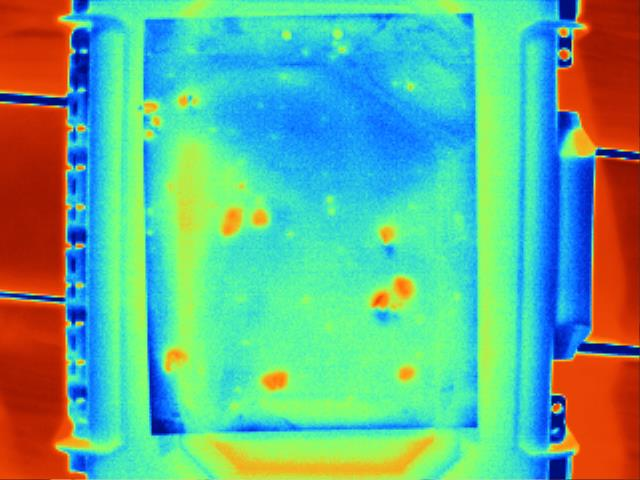
//> input picture MothCount/moth/ThermalSrc/IR_01922.jpg, 640 x 480 px, given in place of IR_01922.jpg.jpg, which was not available
$ ./main   (built with g++ and OpenCV 4)
//> lines starting //> are read from the running program, lines starting //| are printed output that depends on the picture; pictures that were not available may be replaced by others from this repository, and a replacement may not be noted
### MothCount/MothCount_Thermal/MothCount-Thermal-CutImage/CutPicture_Gray.hpp
#include <opencv2/highgui.hpp>
#include <list> //No matter
#include <cmath> //abs()

// A milestone! No Mount. Bullshxt added!

void testImage(const std::string WindowName,\
               cv::Mat TestingImage,\
               bool DestroyOrNot = true)
{
    //Show an image on window "winname", then destroy the window when pressing a key.
    cv::namedWindow(WindowName); //Create an window
    cv::imshow(WindowName, TestingImage); //Show the image on the window
    cv::waitKey(); //Waiting for pressing a key

    if (DestroyOrNot)
        cv::destroyWindow(WindowName); //Destroy the window
}

void SingleCut_col(cv::Mat & ToBeCut,\
            cv::Mat & Destination,\
            int thresholdCol_mono=50)
{
    //testImage("shabby 0", ToBeCut);
    std::list<int>memcol;

    int col=ToBeCut.cols, row=ToBeCut.rows;

    for (int i_cols = 0 ; i_cols < col-5 ; i_cols+=4)
    {
        double avg_b=0, avg_g=0, avg_r=0;
        //double avg_b_next=0, avg_g_next=0, avg_r_next=0;
        for (int i_rows = 0 ; i_rows < row ; i_rows++)
        {
            avg_b += ToBeCut.at<uchar>(i_rows, i_cols);
            avg_b -= ToBeCut.at<uchar>(i_rows, i_cols+4);
        }

        avg_b = std::abs(avg_b / row);

        //std::cerr << avg_b << " " << avg_g << " " << avg_r << std::endl;
        if (avg_b >= thresholdCol_mono)
        {
            memcol.push_back(i_cols);
            //std::cerr << avg_b << "\t" << avg_g << "\t" << avg_r << "\tcolumn:" << i_cols << std::endl;
            //cv::line(ToBeCut, cv::Point(i_cols,0), cv::Point(i_cols,row), cvScalar(255,255,255), 5, cv::LINE_8, 0);
            //i_cols += 4;
        }
        else;
    }

//    testImage("shabby", ToBeCut);

    //See if 0 or "col"/"row" is included
    if (memcol.size()>=2)
    {
        if (memcol.front() == 0)
            memcol.pop_front();
        if (memcol.back() == col)
            memcol.pop_back();
    }

    //See if found two egdes

    cv::Rect m_select = cv::Rect(memcol.front(), 0, memcol.back()-memcol.front(), row);

    //testImage("shabby 0", ToBeCut);

    Destination = ToBeCut(m_select);

//    testImage("shabby", Destination);
//    std::cerr << std::endl;
}

void SingleCut_row(cv::Mat & ToBeCut,\
                   cv::Mat & Destination,\
                   int thresholdRow_mono=50)
{
    std::list<int>memrow;

    int col=ToBeCut.cols, row=ToBeCut.rows;

    for (int i_rows = 0 ; i_rows < row-5 ; i_rows+=4)
    {
        double avg_b=0;
        //double avg_b_next=0, avg_g_next=0, avg_r_next=0;
        for (int i_cols = 0 ; i_cols < col ; i_cols++)
        {
            avg_b += ToBeCut.at<uchar>(i_rows, i_cols);
            avg_b -= ToBeCut.at<uchar>(i_rows, i_cols+4);
        }

        avg_b = std::abs(avg_b / col);

        //std::cerr << avg_b << " " << avg_g << " " << avg_r << std::endl;
        if (avg_b >= thresholdRow_mono)
        {
            memrow.push_back(i_rows);
            //std::cerr << avg_b << "\t" << avg_g << "\t" << avg_r << "\trow:" << i_rows << std::endl;
            //cv::line(ToBeCut, cv::Point(i_rows,0), cv::Point(i_rows,row), cvScalar(255,255,255), 5, cv::LINE_8, 0);
        }
        else;
    }

    if (memrow.size()>=2)
    {
        if (memrow.front() == 0)
            memrow.pop_front();
        if (memrow.back() == row)
            memrow.pop_back();
    }

    if (memrow.empty())
    {
        memrow.push_back(0);
        memrow.push_back(row);
    }
    else if (memrow.size() == 1)
    {
        memrow.pop_back();
        memrow.push_back(0);
        memrow.push_back(row);
    }

    cv::Rect m_select = cv::Rect(0, memrow.front(), col, memrow.back()-memrow.front());
    Destination = ToBeCut(m_select);
}

void CutImage(const cv::Mat & Source,\
              cv::Mat & Destination)
{
    Destination = Source;
    //testImage("Shabby src", Source);
    // Define controlling variables
    bool colContinue = true, rowContinue = true;
    int CutCount_Row=0, CutCount_Col=0;
    // Basic metadata of the image
    int col = Destination.cols, row = Destination.rows;
    // Base Threshold definition
    int monRow=20, monCol=10;
    // Hold the result of last cutting
    // To recover when a ~~failed~~ cut occurs
    cv::Mat Lastime(Destination);
    // Do the cutting job
    // Stop when cut to 3/4 size

    // Cut ROWs
    while ((Destination.rows >= row * 3.0 / 4)\
           &&\
           (rowContinue)\
           &&\
           (CutCount_Row <= 200))
    {
        // Do a single cutting in rows
        // When no cutting is done, reduce the threshold

        SingleCut_row(Destination, Destination, monRow);
        if (Lastime.rows == Destination.rows)
        {
            monRow--;
        }
        else;
        //        testImage("rows", Destination);
        // To detect a bad cut


        if (Destination.rows <= row * 0.83)
        {
            Destination = Lastime;
            rowContinue = false;
            monRow = 255;
        }

        // Update Last time
        Lastime = Destination;
        CutCount_Row++;
    }

    // Column pre-conditioning
    cv::Rect m_select = cv::Rect(Destination.cols*0.20, 0, Destination.cols*0.60, Destination.rows);
    Destination = Destination(m_select);
    Lastime = Destination;
//    testImage("Shabby Middle", Destination);

    while (Destination.cols >= col * 0.5\
           &&\
           colContinue\
           &&\
           (CutCount_Col <= 70))
    {
        // Do a single cutting in rows
        // When no cutting is done, reduce the threshold
        SingleCut_col(Destination, Destination, monCol);
        if (Lastime.cols == Destination.cols)
        {
            monCol++;
        }
        else;

        // To Detect a bad cut
        if (Destination.cols <= col * 0.30)
        {
            Destination = Lastime;
            colContinue = false;
            monCol = 255;
        }

        // Update Last time
        Lastime = Destination;
        CutCount_Col++;
    }


    std::cerr << "CutTimes:" << CutCount_Row << " " << CutCount_Col << " ";
}

### MothCount/MothCount_Thermal/MothCount-Thermal-CutImage/main.cpp
//
//  main.cpp
//  MothCount-Thermal
//
//  Created by william on 2019/7/30.
//  Copyright © 2019 william. All rights reserved.
//

#include <iostream>
#include <opencv2/opencv.hpp>

//#include "CutPicture.hpp"
#include "CutPicture_Gray.hpp"

using namespace std;
using namespace cv;

int main(int argc, const char * argv[]) {
    //Read an image
    //freopen("/Users/william/out.txt", "w", stdout);
    string s = "/Users/william/Documents/20190703-“智慧生态”小课题/software/GitRepo/IntelliEco/MothCount/moth/ThermalSrc/Gray/IR_019";
    string append;

    cin >> append;
//> the answer given: ../../moth/ThermalSrc/IR_01922.jpg
    s+=append;
    append = ".jpg";
    s+=append;

    Mat image = imread(s);
//> image is the input picture: 480 rows x 640 cols, CV_8UC3; mean B, G, R 144.6, 176.3, 100
    //BGR at default...
    if (image.empty()) {
        cerr << "No image input!" << endl;
        return -2;
    }

    testImage("shabby src", image);
    //Portait to horizontal
    if (image.cols < image.rows)
    {
        transpose(image, image);
        flip(image, image, 1);
    }

    //image lossy compression
    while (image.cols >= 2000)
    {
        pyrDown(image, image, Size(image.cols / 2, image.rows / 2));
    }

//    FindBiggest(image, image);

    //line(image, <#Point pt1#>, <#Point pt2#>, <#const Scalar &color#>)
//    Mat line(image);
//
    long beginTime = clock();
    CutImage(image, image);
//> after the loop in CutImage, `while ((Destination.rows >= row * 3.0 / 4)\`:
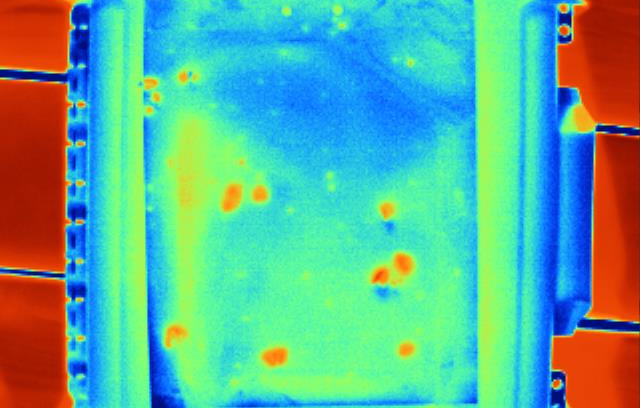
//> Destination: 408 rows x 640 cols, CV_8UC3; mean B, G, R 149.8, 174.9, 94.8
//> after the loop in CutImage, `while ((Destination.rows >= row * 3.0 / 4)\`: monRow = 255; rowContinue = false; CutCount_Row = 27
//> in CutImage, `Destination = Destination(m_select);`:
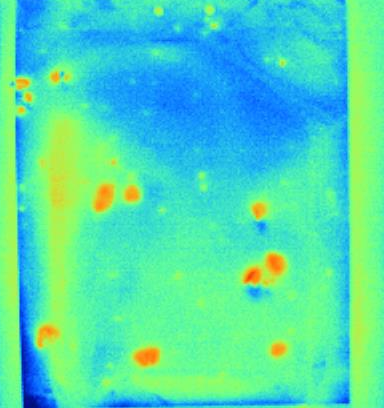
//> Destination: 408 rows x 384 cols, CV_8UC3; mean B, G, R 177.1, 219.3, 79.5
//> the loop in CutImage, `while (Destination.cols >= col * 0.5\ &&\ colContinue\ &&\ (CutCount_C..` made 6 passes
//> pass 1, in SingleCut_col, `Destination = ToBeCut(m_select);`:
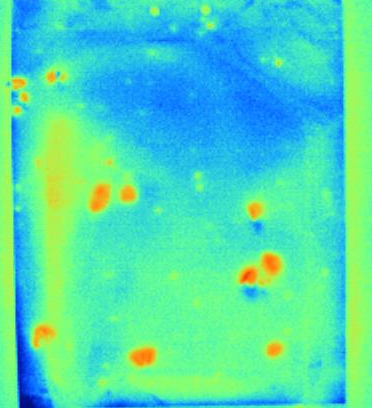
//> Destination: 408 rows x 372 cols, CV_8UC3; mean B, G, R 178, 218.3, 78.9
//> pass 2, in SingleCut_col (call 2), `Destination = ToBeCut(m_select);`:
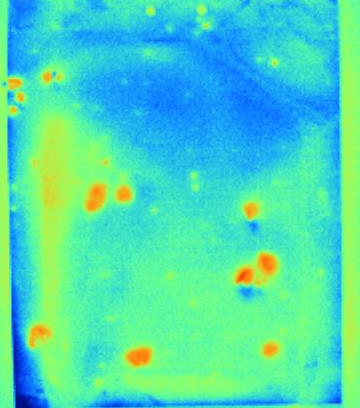
//> Destination: 408 rows x 360 cols, CV_8UC3; mean B, G, R 179.5, 217.1, 77.7
//> pass 3, in SingleCut_col (call 3), `Destination = ToBeCut(m_select);`:
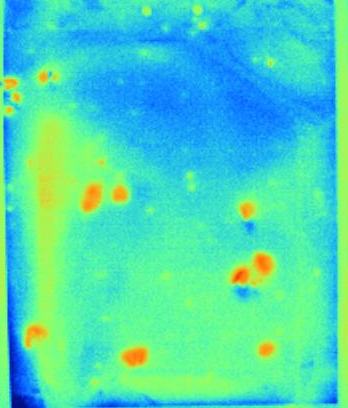
//> Destination: 408 rows x 348 cols, CV_8UC3; mean B, G, R 181.8, 215.9, 75.7
//> after the loop in CutImage, `while (Destination.cols >= col * 0.5\`:
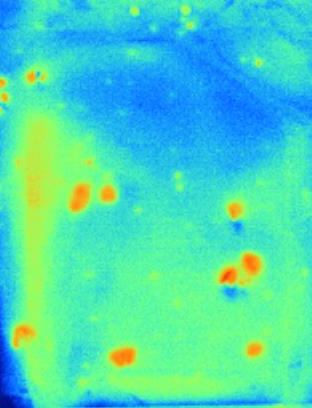
//> Destination: 408 rows x 312 cols, CV_8UC3; mean B, G, R 182.8, 216.3, 74.7
//> after the loop in CutImage, `while (Destination.cols >= col * 0.5\`: monCol = 10; colContinue = true; CutCount_Col = 6
    long endTime = clock();
    cerr << (endTime - beginTime)/1000  << "ms" << endl;
// [13 lines of commented-out code are left out]
    testImage("shabby res", image);
    return 0;
}

$ run again, on MothCount/moth/ThermalSrc/IR_01926.jpg
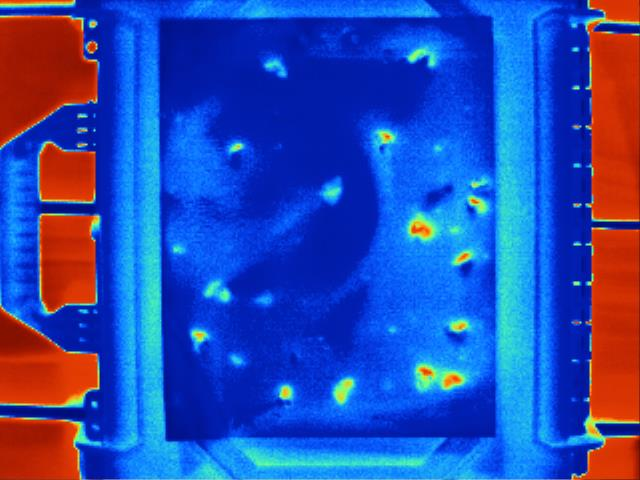
//> input picture MothCount/moth/ThermalSrc/IR_01926.jpg, 640 x 480 px, given in place of IR_01926.jpg.jpg, which was not available
//> image is the input picture: 480 rows x 640 cols, CV_8UC3; mean B, G, R 176.4, 75.7, 42.7
//> after the loop in CutImage, `while ((Destination.rows >= row * 3.0 / 4)\`:
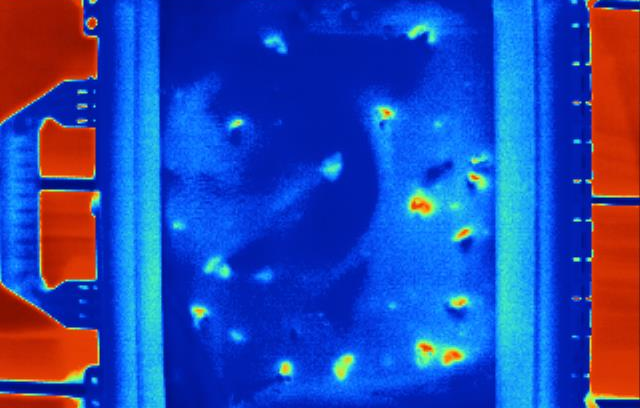
//> Destination: 408 rows x 640 cols, CV_8UC3; mean B, G, R 174.5, 71.9, 41.7
//> after the loop in CutImage, `while ((Destination.rows >= row * 3.0 / 4)\`: monRow = 255; rowContinue = false; CutCount_Row = 27
//> after the loop in CutImage, `while (Destination.cols >= col * 0.5\`:
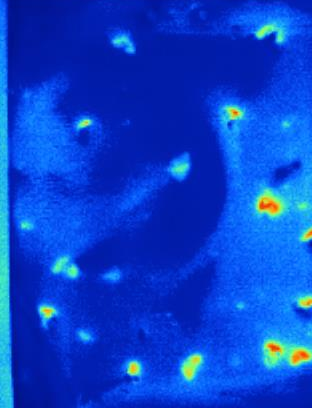
//> Destination: 408 rows x 312 cols, CV_8UC3; mean B, G, R 203.8, 66, 9.5
//> after the loop in CutImage, `while (Destination.cols >= col * 0.5\`: monCol = 10; colContinue = true; CutCount_Col = 6

$ run again, on MothCount/moth/ThermalSrc/IR_01931.jpg
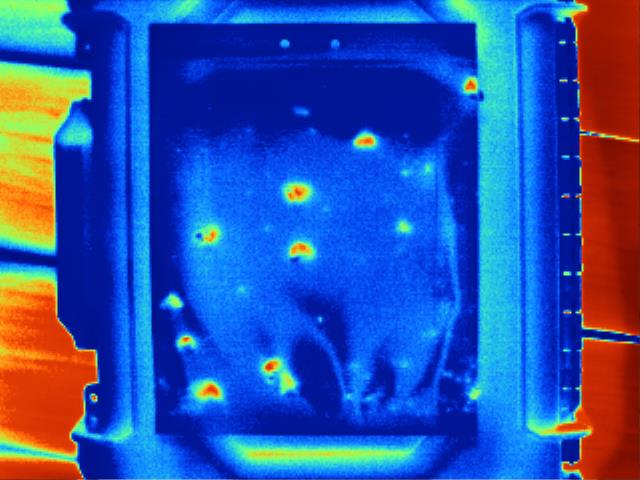
//> input picture MothCount/moth/ThermalSrc/IR_01931.jpg, 640 x 480 px, given in place of IR_01931.jpg.jpg, which was not available
//> image is the input picture: 480 rows x 640 cols, CV_8UC3; mean B, G, R 170.4, 83.7, 46.2
//> after the loop in CutImage, `while ((Destination.rows >= row * 3.0 / 4)\`:
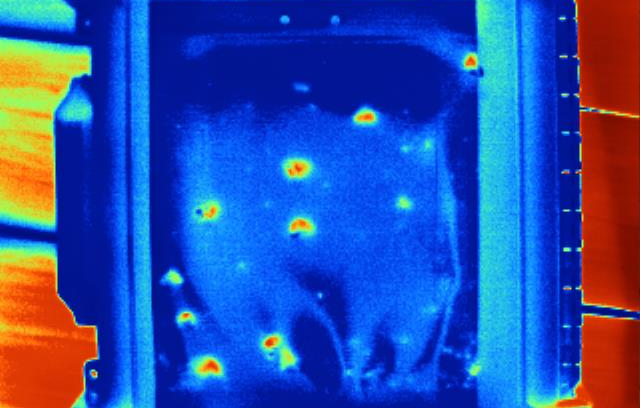
//> Destination: 408 rows x 640 cols, CV_8UC3; mean B, G, R 169.4, 79, 44.6
//> after the loop in CutImage, `while ((Destination.rows >= row * 3.0 / 4)\`: monRow = 255; rowContinue = false; CutCount_Row = 27
//> after the loop in CutImage, `while (Destination.cols >= col * 0.5\`:
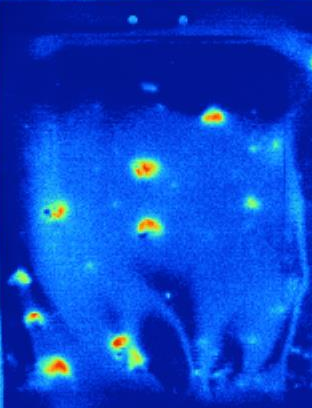
//> Destination: 408 rows x 312 cols, CV_8UC3; mean B, G, R 202.5, 66.4, 9.7
//> after the loop in CutImage, `while (Destination.cols >= col * 0.5\`: monCol = 10; colContinue = true; CutCount_Col = 6
